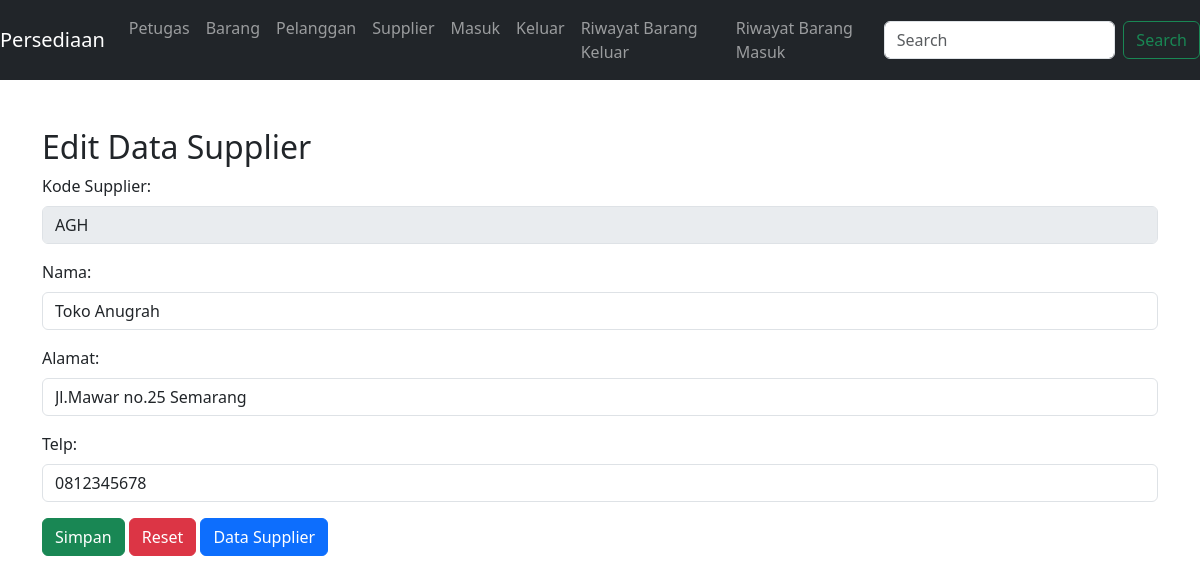
The app's page /supplieredit.php?id=AGH with its own data.
### tables this page shows
CREATE TABLE `tb_supplier` (
  `kode_supplier` varchar(50) NOT NULL,
  `nama` varchar(250) DEFAULT NULL,
  `alamat` varchar(250) DEFAULT NULL,
  `telp` varchar(25) DEFAULT NULL
);

### supplieredit.php (the view, shortened to what this page needs)
<?php
require_once('koneksi.php');
$KodeSupplier = $_GET['id'];
$query_sql = "SELECT * FROM tb_supplier WHERE kode_supplier ='$KodeSupplier'";
$sql = mysqli_query($koneksi, $query_sql) or die(mysqli_error($koneksi));
$data = mysqli_fetch_assoc($sql);
?>
<!doctype html>
<html lang="en">
<head>
    <link href="https://cdn.jsdelivr.net/npm/bootstrap@5.3.0-alpha1/dist/css/bootstrap.min.css" rel="stylesheet">
</head>
<body>
<?php require_once('menu.php'); ?>
<br>
<div class="container">
    <h2>Edit Data Supplier</h2>
    <form method="post" name="form1">
        <div class="mb-3">
            <label for="kode_supplier" class="form-label">Kode Supplier: </label>
            <input type="text" disabled value="<?php echo $data['kode_supplier']; ?>" name="kode_supplier" class="form-control">
        </div>
        <div class="mb-3">
            <label for="nama" class="form-label">Nama: </label>
            <input type="text" required value="<?php echo $data['nama']; ?>" name="nama" class="form-control">
        </div>
        <div class="mb-3">
            <label for="alamat" class="form-label">Alamat: </label>
            <input type="text" required value="<?php echo $data['alamat']; ?>" name="alamat" class="form-control">
        </div>
        <div class="mb-3">
            <label for="telp" class="form-label">Telp: </label>
            <input type="text" required value="<?php echo $data['telp']; ?>" name="telp" class="form-control">
        </div>
        <div class="mb-3">
            <button class="btn btn-success" name="btnsimpan" value="btnsimpan" type="submit">Simpan</button>
            <button class="btn btn-danger" type="reset">Reset</button>
            <a href="supplier.php"><button class="btn btn-primary" type="button">Data Supplier</button></a>
        </div>
    </form>
</div>
</body>
</html>

### records on screen
tb_supplier: kode_supplier "AGH", nama "Toko Anugrah", alamat "Jl.Mawar no.25 Semarang", telp "0812345678"
